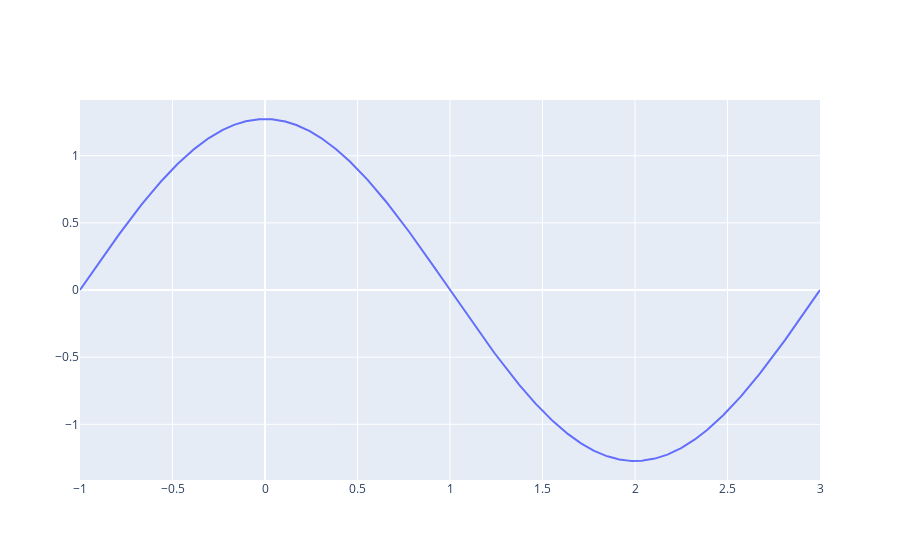
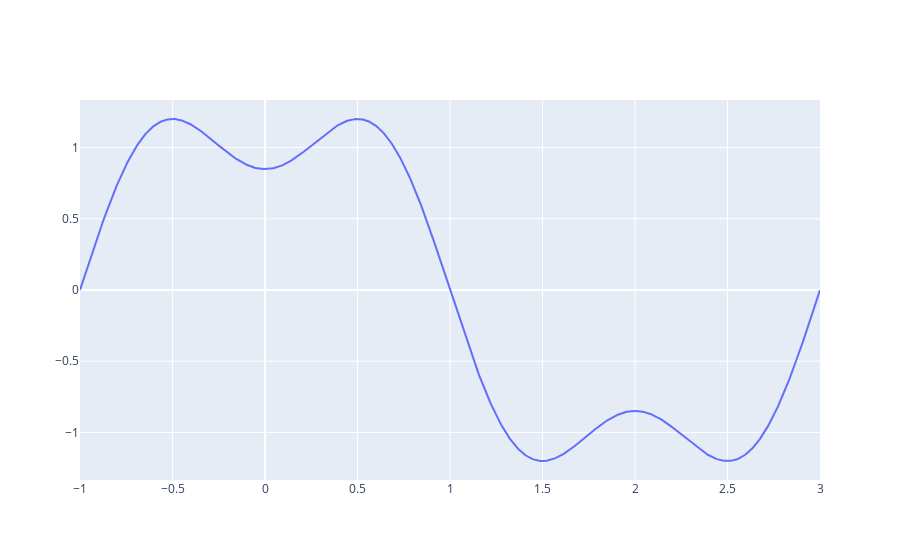
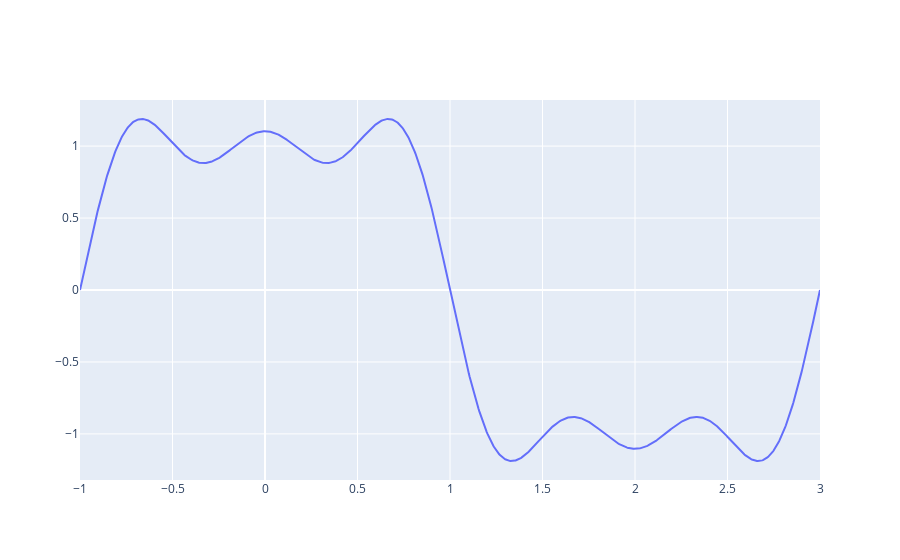
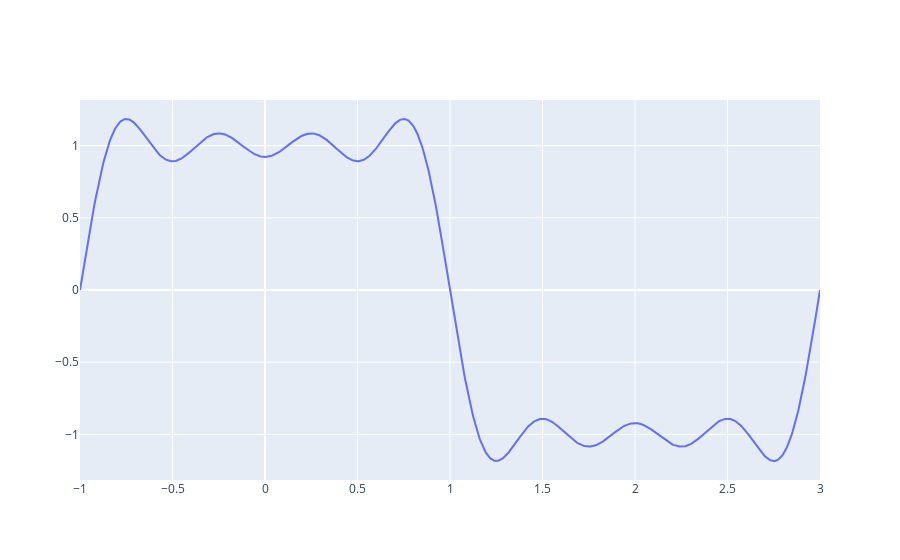

The code cell stored with these charts, in order, in its notebook:
### Code cell
"""
1.2.1 is about plotting partial sums of Fourier series.
"""

# 1.2.1 a)
function_a = RealFunction(lambda x: 4 / np.pi * np.cos(np.pi * x / 2))
function_a.plot(ClosedInterval(-1, 3))

# 1.2.1 b)
function_b = RealFunction(
    lambda x: 4 / np.pi * (np.cos(np.pi * x / 2) - np.cos(3 * np.pi * x / 2) / 3)
)
function_b.plot(ClosedInterval(-1, 3))

# 1.2.1 c)
function_c = RealFunction(
    lambda x: 4
    / np.pi
    * (
        np.cos(np.pi * x / 2)
        - np.cos(3 * np.pi * x / 2) / 3
        + np.cos(5 * np.pi * x / 2) / 5
    )
)
function_c.plot(ClosedInterval(-1, 3))

# 1.2.1 d)
function_d = RealFunction(
    lambda x: 4
    / np.pi
    * (
        np.cos(np.pi * x / 2)
        - np.cos(3 * np.pi * x / 2) / 3
        + np.cos(5 * np.pi * x / 2) / 5
        - np.cos(7 * np.pi * x / 2) / 7
    )
)
function_d.plot(ClosedInterval(-1, 3))

### Figure 1 — Plotly figure (JSON) as saved in the notebook; plotly's stock layout.template omitted (floating-point values rounded to 4 significant figures; data arrays with more than 128 entries replaced by an {"elided": "..."} marker saying what was removed)
{"data": [{"type": "scatter", "x": {"elided": "1000 float values"}, "y": {"elided": "1000 float values"}}], "layout": {}}

### Figure 2 — Plotly figure (JSON) as saved in the notebook; plotly's stock layout.template omitted (floating-point values rounded to 4 significant figures; data arrays with more than 128 entries replaced by an {"elided": "..."} marker saying what was removed)
{"data": [{"type": "scatter", "x": {"elided": "1000 float values"}, "y": {"elided": "1000 float values"}}], "layout": {}}

### Figure 3 — Plotly figure (JSON) as saved in the notebook; plotly's stock layout.template omitted (floating-point values rounded to 4 significant figures; data arrays with more than 128 entries replaced by an {"elided": "..."} marker saying what was removed)
{"data": [{"type": "scatter", "x": {"elided": "1000 float values"}, "y": {"elided": "1000 float values"}}], "layout": {}}

### Figure 4 — Plotly figure (JSON) as saved in the notebook; plotly's stock layout.template omitted (floating-point values rounded to 4 significant figures; data arrays with more than 128 entries replaced by an {"elided": "..."} marker saying what was removed)
{"data": [{"type": "scatter", "x": {"elided": "1000 float values"}, "y": {"elided": "1000 float values"}}], "layout": {}}
